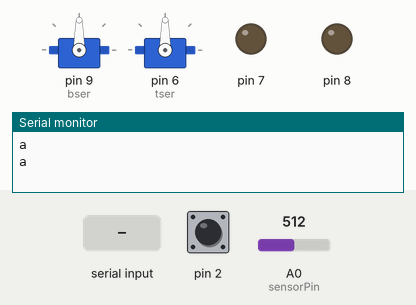
A sketch run on a simulated Arduino Uno, built with avr-gcc and run on an emulated ATmega328P. Parts: 2 × servo, output pins drawn as LEDs (lit = HIGH), the last lines printed to the serial monitor. The test bench sets the inputs (shaded band); at power-on: pin 2 HIGH, A0 (sensorPin) = 512.

Above: at 1.2 s.
1.3 s: "1" received over Serial
At 3.1 s:
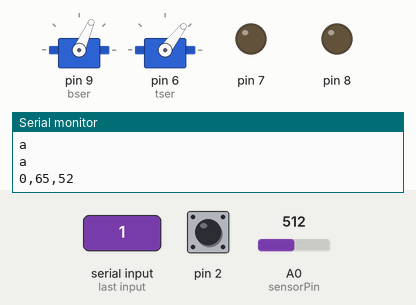
3.6 s: "0" received over Serial
At 3.66 s:
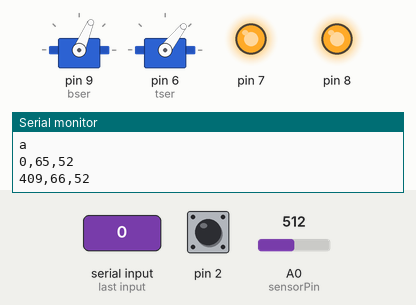
Timing chart, 0 to 6.6 s (numbered marks = the images above; inputs shaded):
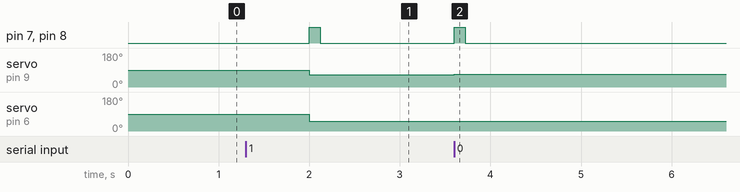

Measured:
- after the input at 1.3 s, pin 7, pin 8: LOW → HIGH after 0.70 s, → LOW 0.12 s later; servo on pin 9 (bser): 90° → 66° after 0.70 s; servo on pin 6 (tser): 90° → 52° after 0.70 s
- after the input at 3.6 s, pin 7, pin 8: LOW → HIGH at once, → LOW 0.12 s later; servo on pin 9 (bser): 66° → 67° at once

The sketch:

sketch.ino
```cpp
#include <Servo.h>

// for incoming serial data
int incomingByte = 0;

int sensorPin = A0;

// Setting up variables for taking average reading
int sensorValue = 0;
int sensorValue1 = 0;
int sensorValue2 = 0;
int sensorValue3 = 0;
int sensorValue4 = 0;
int sensorValue5 = 0;

// Creating the bottom and top servos
Servo bser;
Servo tser;

// Giving initial and end points for servos
const int bstart = 65;
const int bend = 125;
const int tstart = 52;
const int tend = 110;

// Setting up variables to hold servo positions
int bpos = bstart;
int tpos = tstart;

// Variable to control how many data points to take
int steps = 1;

// Sets up whether to start 3D Scanning
int enabled = 0;

// Sets whether to stop 3D scanning
int ENDER = 0;

// How long to wait for the servo to reach position
int delayer = 60;

// Typical Setup function
void setup() {

    // Open serial port at 9600 baud rate
    Serial.begin(9600);

    // Set up LED debugging
    pinMode(7, OUTPUT);
    pinMode(8,OUTPUT);

    // Set kill button with internal pullup
    pinMode(2, INPUT_PULLUP);

    // Set up both Servos
    bser.attach(9);
    tser.attach(6);
}

int Take_Data(){

    // Which way the gimbal is panning
    static int direction = 0;

    // Setting up movements
    if (direction == 0){
        bpos += steps;
        if (bpos >= bend){
            direction = 1;
            tpos += steps;
        }
    }
    else {
        bpos -= steps;
        if (bpos <= bstart){
            direction = 0;
            tpos += steps;
        }
    }

    // Return ending condition
    if (tpos > tend) return 1;

    // Write positions to servos
    bser.write(bpos);
    tser.write(tpos);

    delay(delayer);

    // Read sensor for distance
    sensorValue1 = analogRead(sensorPin);
    delay(15);
    sensorValue2 = analogRead(sensorPin);
    delay(15);
    sensorValue3 = analogRead(sensorPin);
    delay(15);
    sensorValue4 = analogRead(sensorPin);
    delay(15);
    sensorValue5 = analogRead(sensorPin);


    sensorValue = (sensorValue + sensorValue2 + sensorValue3 + sensorValue4 + sensorValue5)/5;


    // Continue doing processes
    return 0;
}

// Main function which just loops
void loop() {

    // Stops pinging LEDs
    digitalWrite(7, LOW);
    digitalWrite(8,LOW);

    // Sends data when pinged
    if (Serial.available() > 0) {

        // Debugging LED, set high when pinged
        digitalWrite(7, HIGH);

        // Flush out all of the "A's" that were being sent
        Serial.flush();

        // Set up enabled for better delay handling
        enabled = 1;

        // read the incoming byte:
        incomingByte = Serial.read();

        // Set ping out pin high
        digitalWrite(8,HIGH);

        // Write to serial
        if (ENDER == 1) {

            // End of sweep
            Serial.println("STOP");
            delay(1000);
        }
        else {

            // Print out data
            Serial.print(sensorValue);
            Serial.print(",");
            Serial.print(bpos);
            Serial.print(",");
            Serial.println(tpos);
        }

        // Go to next position, returns 1 if finished
        ENDER = Take_Data();

        // If button is pressed exit program
        if ( digitalRead(2) == 0 ) ENDER = 1;
    }
    else if (enabled == 0){

        // Just sends out 'a' over the serial
        // until ping-ed
        Serial.println('a');
        delay(1000);
    }

}
```
